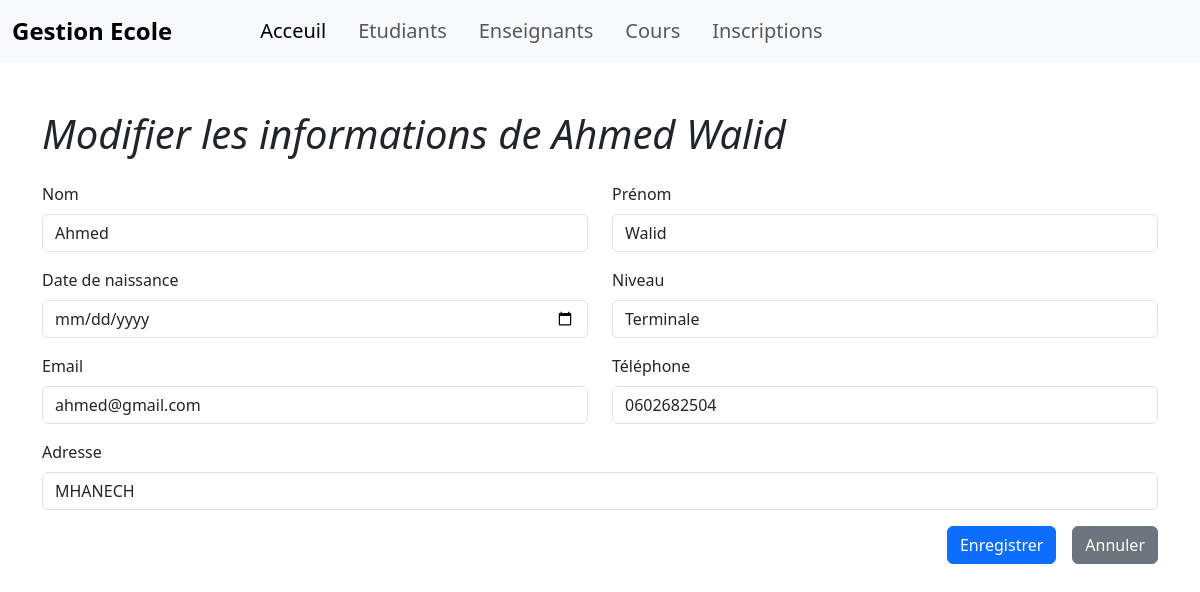
The page /students/update_students/1/ on the database its author committed.
### home/models.py (models this page shows, shortened)
class Student(models.Model):
    first_name = models.CharField(max_length=50)
    last_name = models.CharField(max_length=50)
    date_of_birth = models.DateField()
    grade_level = models.CharField(max_length=20)
    email = models.EmailField(unique=True)
    phone = models.CharField(max_length=15, unique=True)
    address = models.TextField()

### home/views.py (the view, shortened to what this page needs)
# urls.py: path('students/update_students/<int:student_id>/', views.update_students, name='update_students' ),
def update_students(request: HttpRequest, student_id):
    student = get_object_or_404(Student, id=student_id)
    return render(request, 'home/Students/update_students.html', {'student': student})

### home/templates/home/Students/update_students.html (shortened to what this page needs)
{% extends "home/base.html" %}
{% block content %}
<h1 class="mb-4 fst-italic container mt-5">Modifier les informations de {{student.first_name}} {{student.last_name}}</h1>
<form method="POST" action="{% url 'update_students' student.id %}" class="container">
  <div class="row mb-3">
    <div class="col-md-6">
      <label for="last_name" class="form-label">Nom</label>
      <input type="text" class="form-control" id="first_name" name="first_name" placeholder="Entrez le nom" required value="{{ student.first_name }} ">
    </div>
    <div class="col-md-6">
      <label for="first_name" class="form-label">Prénom</label>
      <input type="text" class="form-control" id="last_name" name="last_name" placeholder="Entrez le prénom" required value="{{ student.last_name }}">
    </div>
  </div>
  <div class="row mb-3">
    <div class="col-md-6">
      <label for="date_of_birth" class="form-label">Date de naissance</label>
      <input type="date" class="form-control" id="date_of_birth" name="date_of_birth" required value="{{ student.date_of_birth }} ">
    </div>
    <div class="col-md-6">
      <label for="grade_level" class="form-label">Niveau</label>
      <input type="text" class="form-control" id="grade_level" name="grade_level" placeholder="Entrez le niveau" required value="{{ student.grade_level }}">
    </div>
  </div>
  <div class="row mb-3">
    <div class="col-md-6">
      <label for="email" class="form-label">Email</label>
      <input type="email" class="form-control" id="email" name="email" placeholder="Entrez l'email" required value="{{ student.email }}">
    </div>
    <div class="col-md-6">
      <label for="phone" class="form-label">Téléphone</label>
      <input type="tel" class="form-control" id="phone" name="phone" placeholder="Entrez le numéro de téléphone" required value="{{ student.phone }}">
    </div>
  </div>
  <div class="mb-3">
    <label for="address" class="form-label">Adresse</label>
    <input type="text" class="form-control" id="address" name="address" placeholder="Entrez l'adresse" required value="{{ student.address }}">
  </div>
  <div class="d-flex justify-content-end">
    <button type="submit" class="btn btn-primary">Enregistrer</button>
    <button type="reset" class="btn btn-secondary ms-3">Annuler</button>
  </div>
</form>
{% endblock %}

### rows shown on the page
Student: first_name "Ahmed", last_name "Walid", grade_level "Terminale", email "ahmed@gmail.com", phone "0602682504", address "MHANECH"
